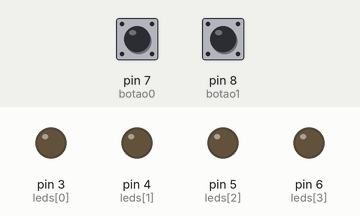
Recording of a sketch running on a simulated Arduino Uno, built with avr-gcc and run on an emulated ATmega328P. On the bench: output pins drawn as LEDs (lit = HIGH). Dashed ring = blinking. Inputs (shaded band) come from the test bench; at power-on: pin 7 (botao0) HIGH, pin 8 (botao1) HIGH.

Above: at 1.2 s.
1.3 s: pin 7 (botao0) pulsed LOW 5 times (0.12 s each, 0.3 s apart)
At 2.49 s:
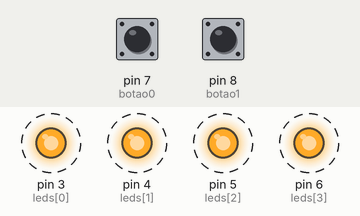
Timing chart, 0 to 11.1 s (numbered marks = the images above; inputs shaded):
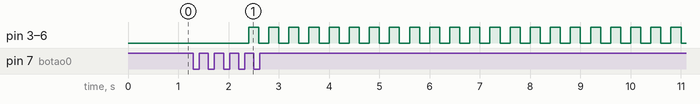

The sketch:

atividade_9.ino
```cpp
int leds[] = {3, 4, 5, 6};
int quantidade = 4;

int botao0 = 7;
int botao1 = 8;

int senha[4] = {1, 0, 1, 0};
int entrada[4];

int indice = 0;

unsigned long tempoAtual = 0;
unsigned long tempoAnterior = 0;

bool verificando = false;
bool correto = false;

int estadoBotao0 = HIGH;
int estadoBotao1 = HIGH;

int etapa = 0; // 0 = entrada, 1 = resultado

int piscaEstado = LOW;

void setup() {
  for (int i = 0; i < quantidade; i++) {
    pinMode(leds[i], OUTPUT);
  }
  pinMode(botao0, INPUT_PULLUP);
  pinMode(botao1, INPUT_PULLUP);
}

void loop() {
  tempoAtual = millis();

  int leitura0 = digitalRead(botao0);
  int leitura1 = digitalRead(botao1);

  if (etapa == 0) {
    if (leitura0 == LOW && estadoBotao0 == HIGH) {
      entrada[indice] = 0;
      indice++;
    }

    if (leitura1 == LOW && estadoBotao1 == HIGH) {
      entrada[indice] = 1;
      indice++;
    }

    if (indice >= 4) {
      indice = 0;
      correto = true;

      for (int i = 0; i < 4; i++) {
        if (entrada[i] != senha[i]) {
          correto = false;
        }
      }

      etapa = 1;
      tempoAnterior = tempoAtual;
    }
  }

  if (etapa == 1) {
    if (correto) {
      for (int i = 0; i < quantidade; i++) {
        digitalWrite(leds[i], HIGH);
      }

      if (tempoAtual - tempoAnterior >= 2000) {
        for (int i = 0; i < quantidade; i++) {
          digitalWrite(leds[i], LOW);
        }
        etapa = 0;
      }
    } else {
      if (tempoAtual - tempoAnterior >= 200) {
        tempoAnterior = tempoAtual;
        piscaEstado = !piscaEstado;

        for (int i = 0; i < quantidade; i++) {
          digitalWrite(leds[i], piscaEstado);
        }
      }

      if (tempoAtual - tempoAnterior >= 2000) {
        for (int i = 0; i < quantidade; i++) {
          digitalWrite(leds[i], LOW);
        }
        etapa = 0;
      }
    }
  }

  estadoBotao0 = leitura0;
  estadoBotao1 = leitura1;
}
```

Measured:
- after the input at 1.3 s, pin 3 (leds[0]), pin 4 (leds[1]), pin 5 (leds[2]), pin 6 (leds[3]): alternates HIGH for 0.20 s and LOW for 0.20 s, starting after 1.1 s
